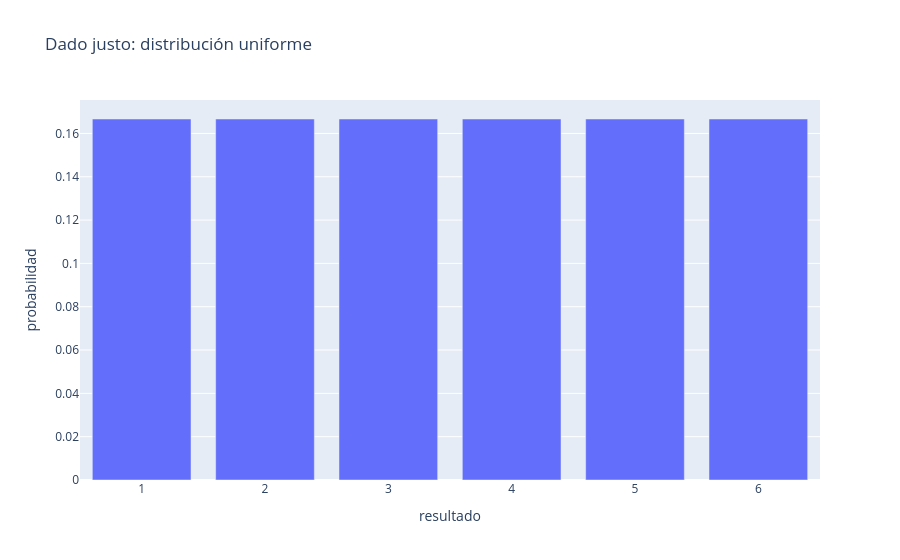

Write notebook code for a chart like this one.
### Markdown cell above
## Parte 3: Distribuciones discretas

Un dado justo sigue una distribución **uniforme**.

### Code cell
caras = [1,2,3,4,5,6]
px.bar(x=caras, y=[1/6]*6, title="Dado justo: distribución uniforme",
       labels={"x":"resultado","y":"probabilidad"})

### Figure 1 — Plotly figure (JSON) as saved in the notebook; plotly's stock layout.template omitted (floating-point values rounded to 4 significant figures)
{"data": [{"hovertemplate": "resultado=%{x}<br>probabilidad=%{y}<extra></extra>", "legendgroup": "", "marker": {"color": "#636efa", "pattern": {"shape": ""}}, "name": "", "orientation": "v", "showlegend": false, "textposition": "auto", "type": "bar", "x": [1, 2, 3, 4, 5, 6], "xaxis": "x", "y": [0.1667, 0.1667, 0.1667, 0.1667, 0.1667, 0.1667], "yaxis": "y"}], "layout": {"barmode": "relative", "legend": {"tracegroupgap": 0}, "title": {"text": "Dado justo: distribución uniforme"}, "xaxis": {"anchor": "y", "domain": [0, 1], "title": {"text": "resultado"}}, "yaxis": {"anchor": "x", "domain": [0, 1], "title": {"text": "probabilidad"}}}}
